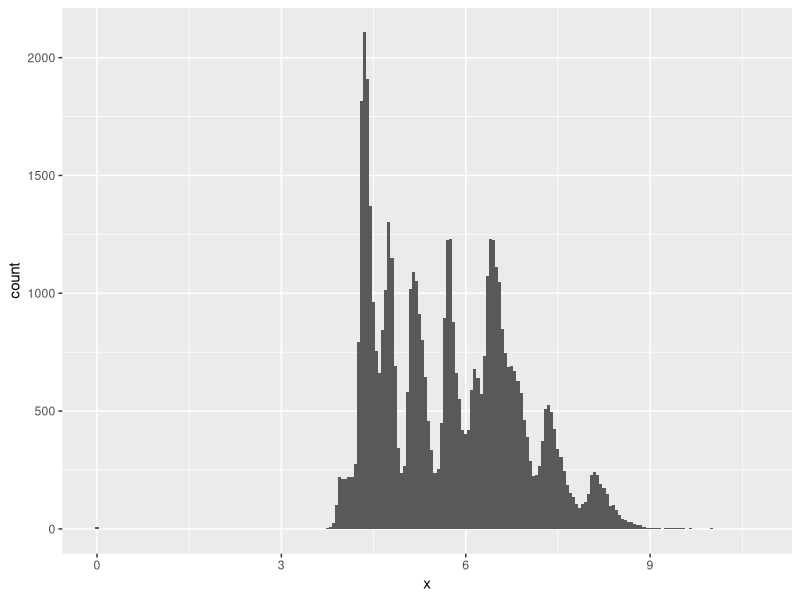
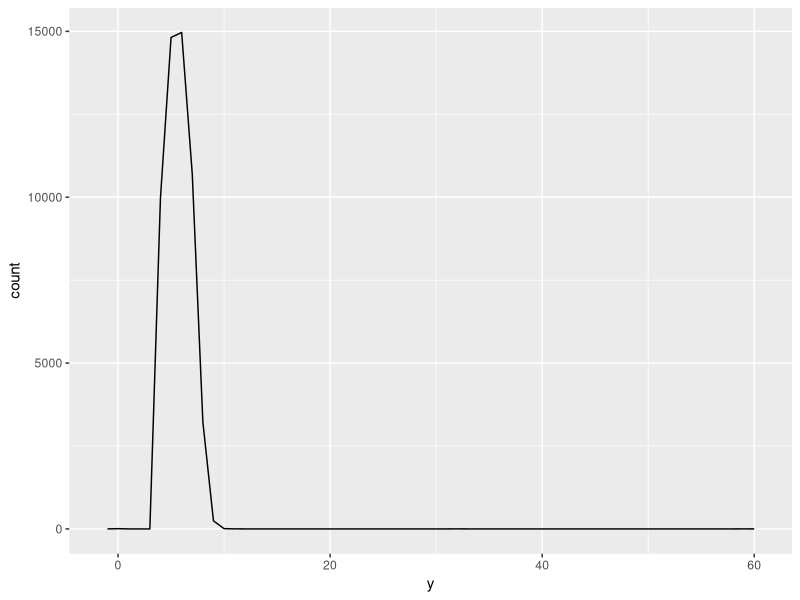
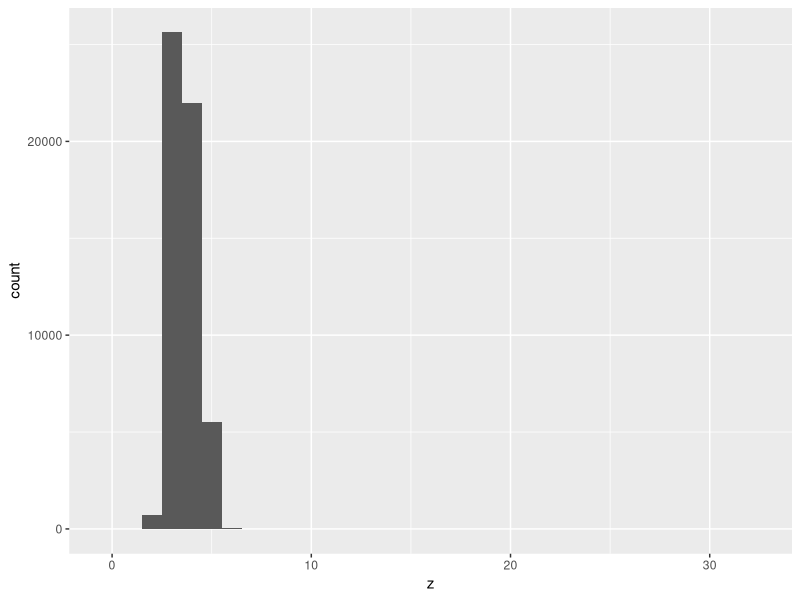
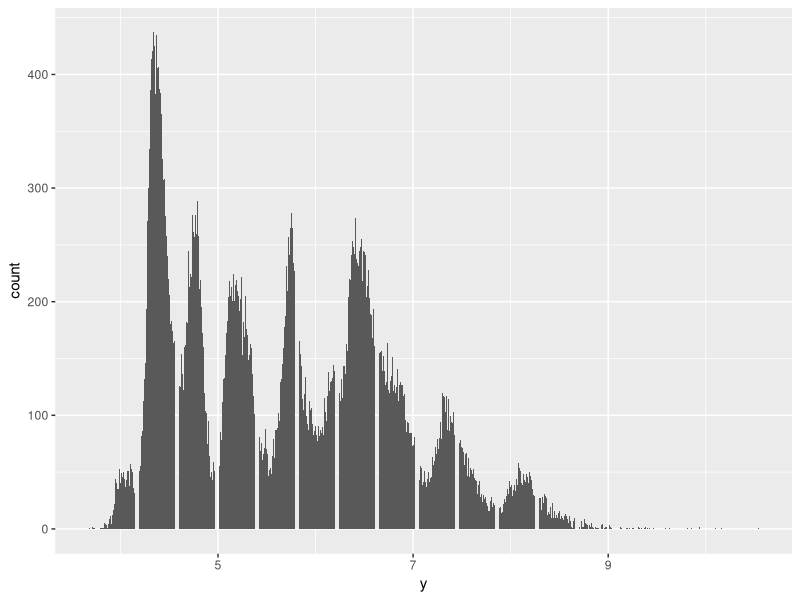
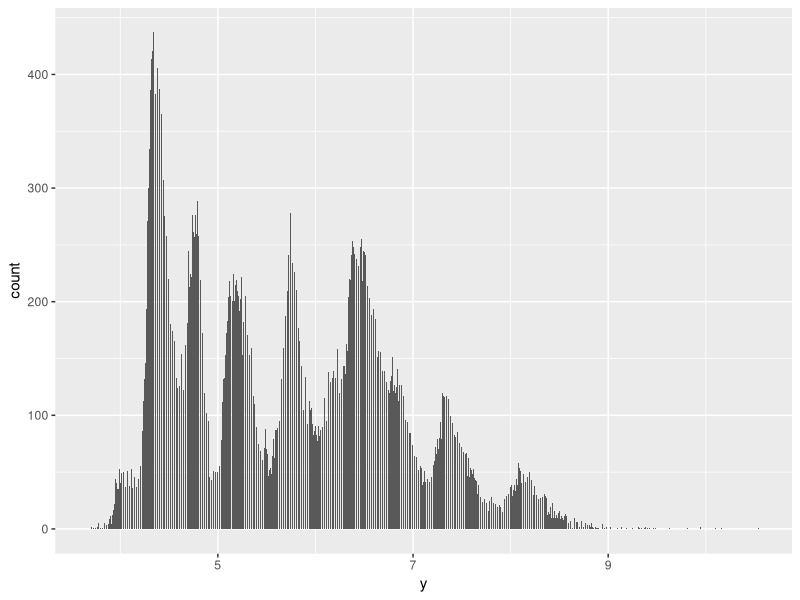
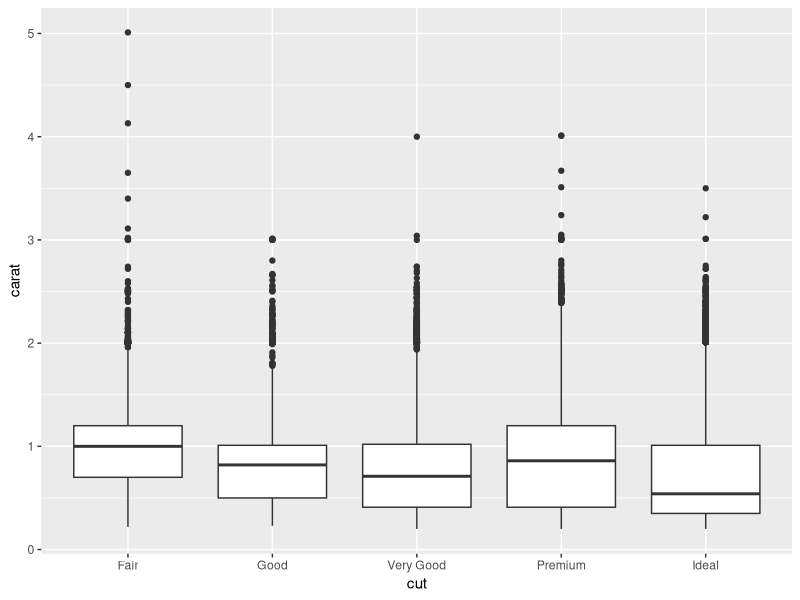
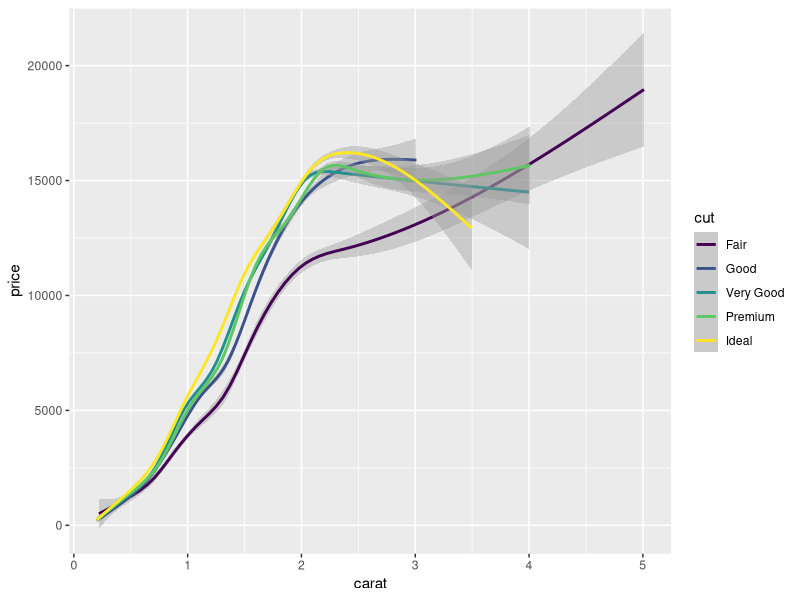

Generate these figures, in order, with R: (Note: this script raises an error after producing the figures.)
## ---- chunk 1
knitr::opts_chunk$set(echo = TRUE)
## ---- chunk 2
library(tidyverse)
## ---- chunk 3
#
ggplot(data =diamonds, aes(x=x))+
  geom_histogram(binwidth = 0.05)

ggplot(data = diamonds, mapping = aes(x=y)) +
  geom_freqpoly(binwidth = 1) 

ggplot(data =diamonds, aes(x=z))+geom_histogram(binwidth = 1) 

## ---- chunk 4
#

diamonds %>% 
  filter(carat %in% c(.99,1)) %>%
  count(carat) 
## ---- chunk 5
#
diamonds2  <- diamonds %>% mutate(y= ifelse(y<3 | y>20, NA,y))

ggplot(data = diamonds2,mapping =aes(y)) + geom_bar(na.rm=FALSE) 

ggplot(data = diamonds2,mapping =aes(y)) + geom_histogram(bins = 1000, na.rm =FALSE) 
## ---- chunk 6
#
ggplot(data= diamonds)+
  geom_boxplot(mapping = 
    aes(cut, carat))

ggplot(data= diamonds, mapping = aes(x = carat, y=price, color =cut)) + geom_smooth()
## ---- chunk 7
#
ggplot(diamonds, aes(cut,price)) + geom_lv(aes(fill= ..LV..))
## ---- chunk 8
#
diamonds %>% group_by(color,cut)%>%
  summarize(n = n()) %>%
  mutate(prop=n/sum(n))%>%
  ggplot(diamonds, mapping = aes(x=color,y=cut))+
  geom_tile(aes(fill = prop)) 
      


## ---- chunk 9
#
flights %>% group_by(month, dest) %>%
  summarize(arr_delay= mean(arr_delay, na.rm=TRUE))%>% 
  ggplot(mapping = aes(x=month,y=dest))+
  geom_tile(aes(fill = arr_delay)) 

## ---- chunk 10
# akash is a scrub

ggplot(data= diamonds, mapping = aes(x = price, y = carat)) +
  geom_boxplot(mapping = aes(group = cut_number(price, 20))) + 
  coord_flip()
## ---- chunk 11
#added some text in lab 3
## ---- chunk 12
#
